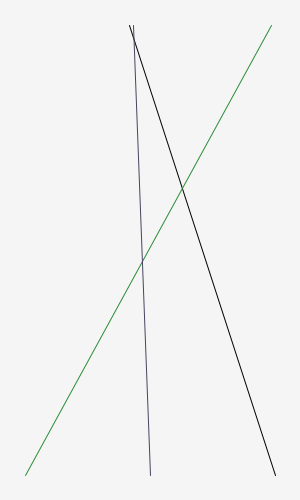
Frame 1 (no input)
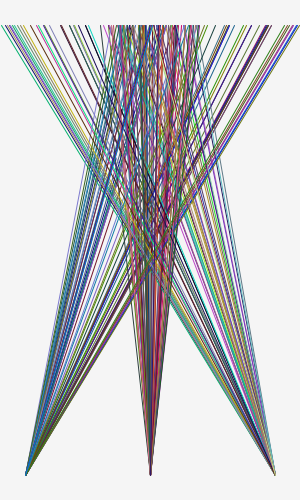
Frame 60 (the mouse pressed at the canvas centre just before this capture)
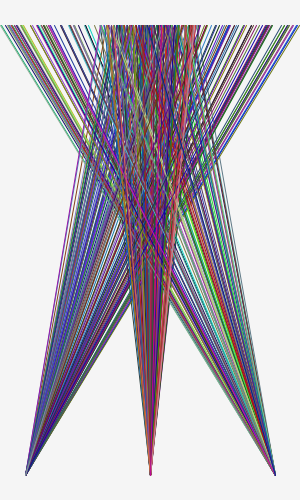
Frame 120 (the mouse held since frame 60 and released just before this capture)

The Processing sketch that drew these frames (run headless with seeded random() and noise(); from frame 60 on, the mouse is pressed at the canvas centre):

// Processing sketch: processing_89240
// ── processing_89240.pde

void setup() {
 size(300,500); 
 background(245); 
}


void draw() {
  //Les lignes partant d'en bas à droite
 line(275,475, random(0,200), random(25,25) ); 
 //Couleur des lignes
 stroke(random(155),random(149),random(224)); 
 
 //Les lignes partant d'en bas à gauche
  line(25,475, random(100,300), random(25,25) ); 
  //Couleur des lignes
 stroke(random(224),random(149),random(176)); 


 //Les lignes partant d'en bas à gauche
  line(150,475, random(100,200), random(25,25) ); 
  //Couleur des lignes
 stroke(random(206),random(232),random(207)); 
 }
